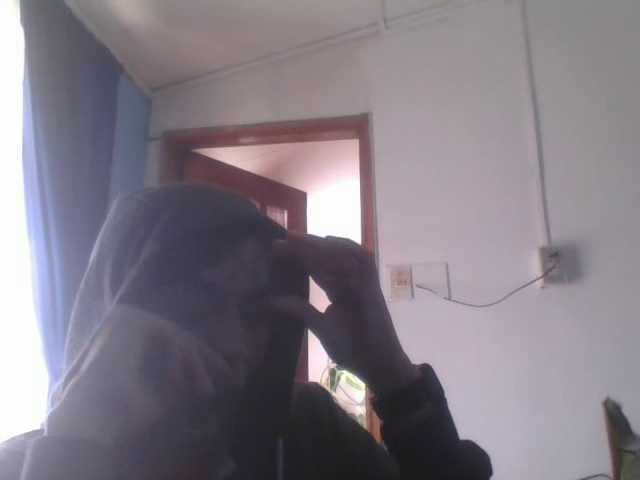
#> input picture frame 19 of video_salida.avi, 640 x 480 px, given in place of aeropuerto.mp4, which was not available
$ python '15 - deteccion_movimiento.py'
#> lines starting #> are read from the running program, lines starting #| are printed output that depends on the picture; after the words box and inside, x2 and y2 are one past the last pixel; in counts of white or black regions, pixels touching at a corner belong together; pictures that were not available may be replaced by others from this repository, and a replacement may not be noted
import cv2
import numpy as np
cap = cv2.VideoCapture('aeropuerto.mp4')
fgbg = cv2.bgsegm.createBackgroundSubtractorMOG()
kernel = cv2.getStructuringElement(cv2.MORPH_ELLIPSE,(3,3))

while True:
    ret, frame = cap.read()
#> frame is the input picture: shape (480, 640, 3); mean B, G, R 134.5, 124.9, 132
    if ret == False: break
    gray = cv2.cvtColor(frame, cv2.COLOR_BGR2GRAY)
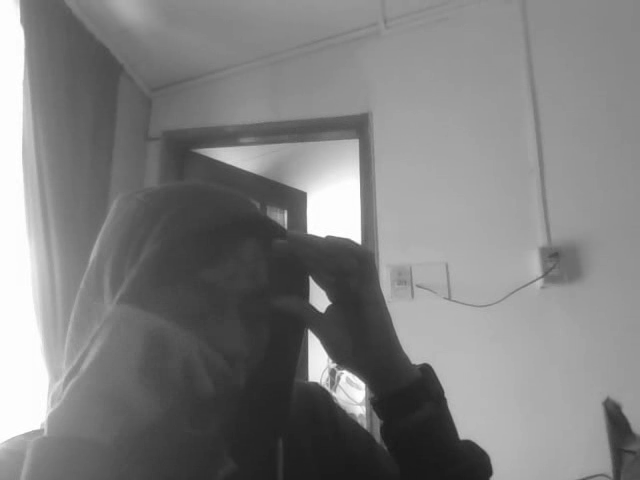
#> gray: shape (480, 640); min 25, max 255, mean 128.1
    # Dibujamos un rectángulo en frame, para señalar el estado
    # del área en análisis (movimiento detectado o no detectado)
    cv2.rectangle(frame,(0,0),(frame.shape[1],40),(0,0,0),-1)
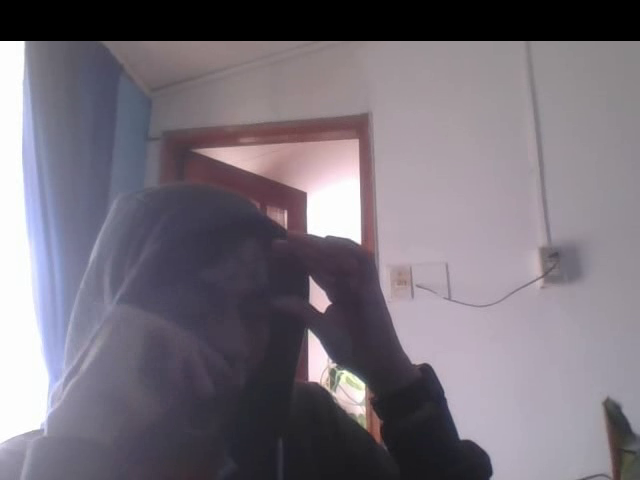
#> frame: shape (480, 640, 3); 8.54% of pixels changed, all inside (x1, y1, x2, y2) = (0, 0, 640, 41)
    color = (0, 255, 0)
    texto_estado = "Estado: No se ha detectado movimiento"
    # Especificamos los puntos extremos del área a analizar
    area_pts = np.array([[240,320], [480,320], [620,frame.shape[0]], [50,frame.shape[0]]])

    # Con ayuda de una imagen auxiliar, determinamos el área
    # sobre la cual actuará el detector de movimiento
    imAux = np.zeros(shape=(frame.shape[:2]), dtype=np.uint8)
    imAux = cv2.drawContours(imAux, [area_pts], -1, (255), -1)
    image_area = cv2.bitwise_and(gray, gray, mask=imAux)
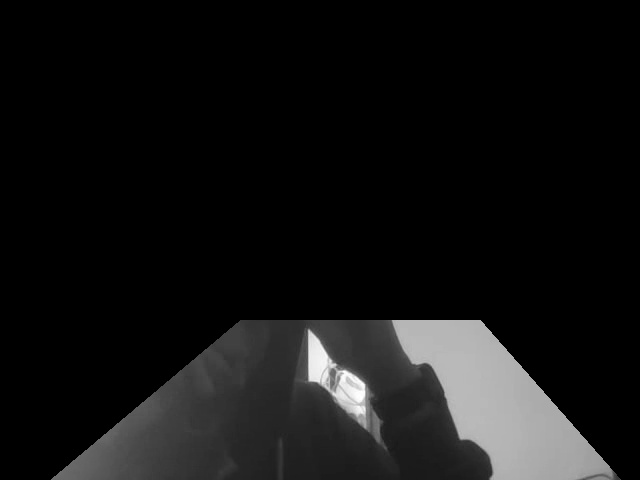
#> image_area: shape (480, 640); min 0, max 255, mean 19

# Obtendremos la imagen binaria donde la región en blanco representa
# la existencia de movimiento
fgmask = fgbg.apply(image_area)
fgmask = cv2.morphologyEx(fgmask, cv2.MORPH_OPEN, kernel)
fgmask = cv2.dilate(fgmask, None, iterations=2)

# Encontramos los contornos presentes en fgmask, para luego basándonos
# en su área poder determina si existe movimiento
cnts = cv2.findContours(fgmask, cv2.RETR_EXTERNAL, cv2.CHAIN_APPROX_SIMPLE)[0]
for cnt in cnts:
    if cv2.contourArea(cnt) > 500:
        x, y, w, h = cv2.boundingRect(cnt)
        cv2.rectangle(frame, (x,y), (x+w, y+h),(0,255,0), 2)
        texto_estado = "Estado: Alerta Movimiento Detectado!"
        color = (0, 0, 255)

    # Visuzalizamos el alrededor del área que vamos a analizar
    # y el estado de la detección de movimiento
    cv2.drawContours(frame, [area_pts], -1, color, 2)
    cv2.putText(frame, texto_estado , (10, 30),
                cv2.FONT_HERSHEY_SIMPLEX, 1, color,2)
    cv2.imshow('fgmask', fgmask)
    cv2.imshow("frame", frame)
    k = cv2.waitKey(70) & 0xFF
    if k == 27:
        break
cap.release()
cv2.destroyAllWindows()

$ run again, starting later in the video
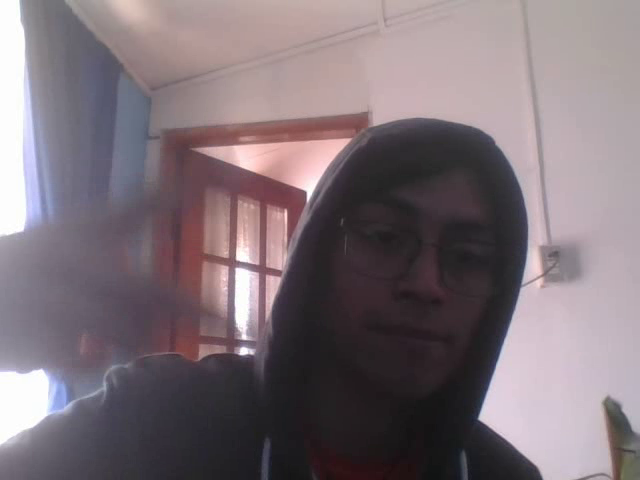
#> input picture frame 86 of video_salida.avi, 640 x 480 px, given in place of aeropuerto.mp4, which was not available
#> frame is the input picture: shape (480, 640, 3); mean B, G, R 119.6, 113.4, 125.8
#> `cv2.rectangle(frame,(0,0),(frame.shape[1],40),(0,0,0),-1)`:
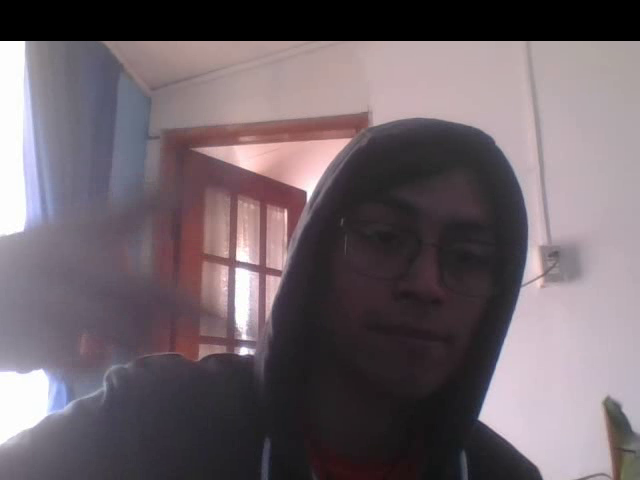
#> frame: shape (480, 640, 3); 8.54% of pixels changed, all inside (x1, y1, x2, y2) = (0, 0, 640, 41)
#> `image_area = cv2.bitwise_and(gray, gray, mask=imAux)`:
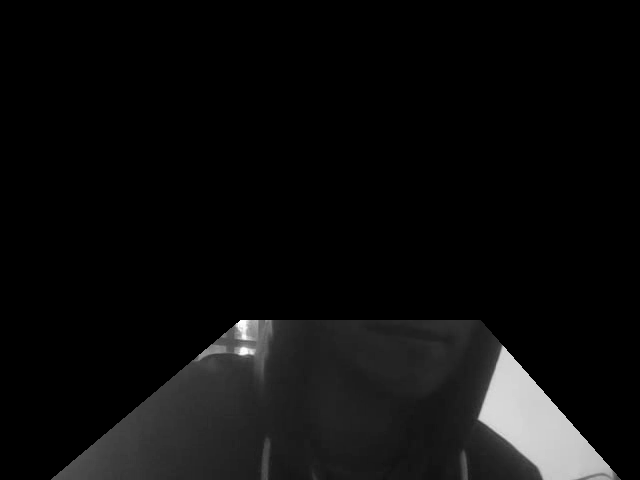
#> image_area: shape (480, 640); min 0, max 255, mean 12.9

$ run again, starting later in the video
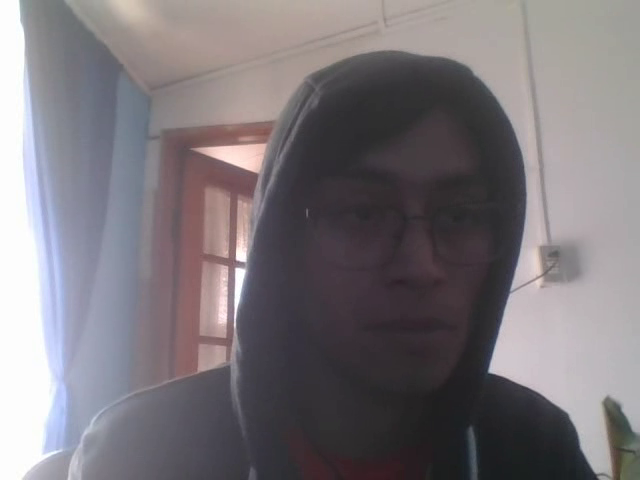
#> input picture frame 154 of video_salida.avi, 640 x 480 px, given in place of aeropuerto.mp4, which was not available
#> frame is the input picture: shape (480, 640, 3); mean B, G, R 122.6, 118.2, 123.6
#> `cv2.rectangle(frame,(0,0),(frame.shape[1],40),(0,0,0),-1)`:
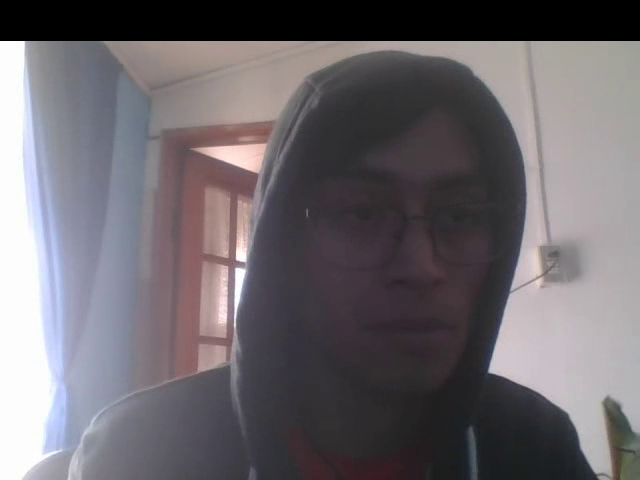
#> frame: shape (480, 640, 3); 8.54% of pixels changed, all inside (x1, y1, x2, y2) = (0, 0, 640, 41)
#> `image_area = cv2.bitwise_and(gray, gray, mask=imAux)`:
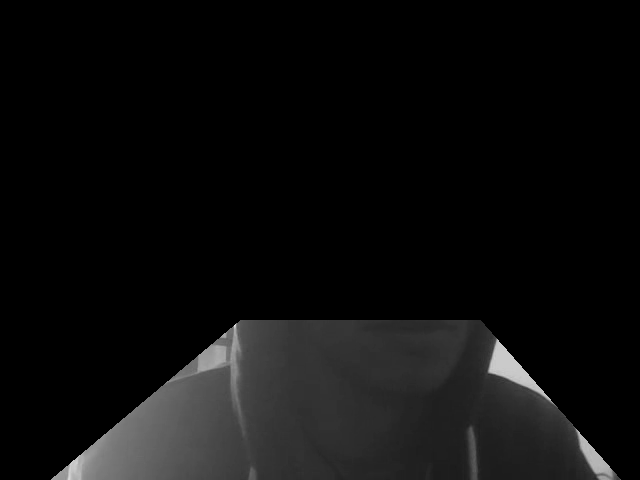
#> image_area: shape (480, 640); min 0, max 227, mean 13.2
